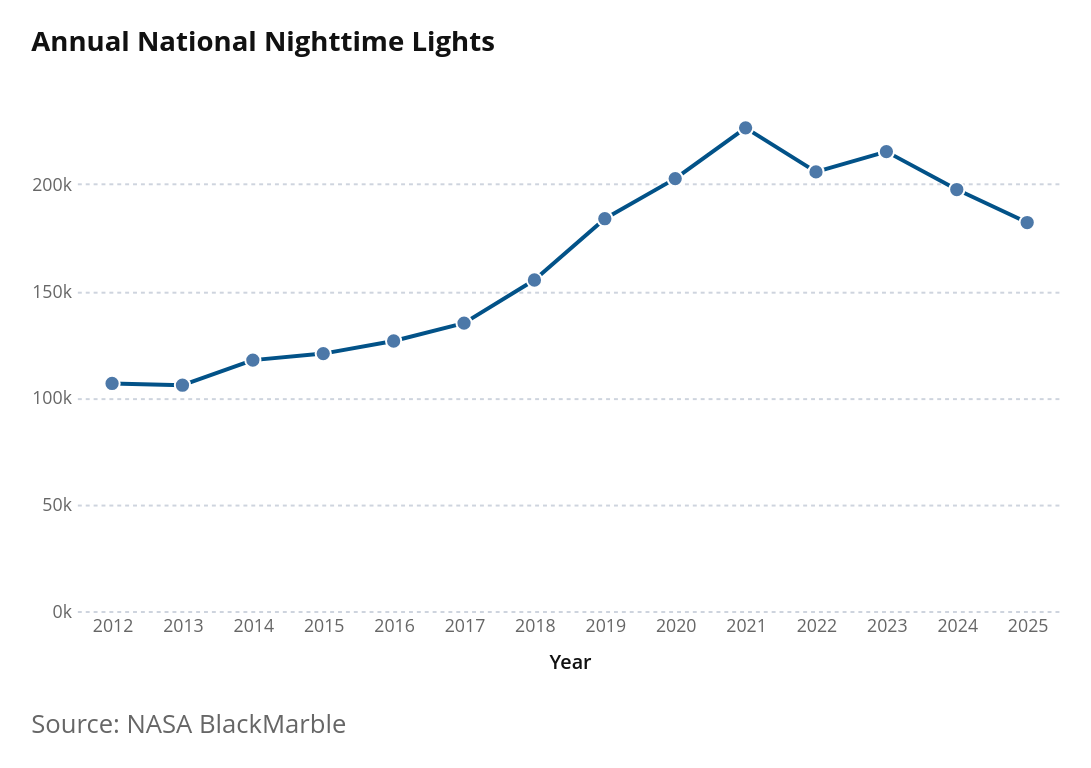

The notebook cell this image was saved under:
### Markdown cell above
### 1.1 Annual Trends in Nightlights

### Code cell
# Fig 1.1: Annual Trends in Nightlights
chart = (
    alt.Chart(ntl_annual_adm0.assign(year=lambda d: pd.to_datetime(d["date"]).dt.year))
    .mark_line(point=True, color="#025288", strokeWidth=2)
    .encode(
        x=alt.X(
            "year:O", title="Year", axis=alt.Axis(labelFontSize=9, titleFontSize=10)
        ),
        y=alt.Y(
            "ntl_sum:Q",
            title="",
            axis=alt.Axis(
                labelFontSize=9,
                titleFontSize=10,
                grid=True,
                gridDash=[2, 2],
                format="~s",
            ),
        ),
        tooltip=[
            alt.Tooltip("year:O", title="Year"),
            alt.Tooltip("ntl_sum:Q", format=",.0f", title="NTL Sum"),
        ],
    )
    .properties(
        width=500,
        height=260,
        title=alt.TitleParams(
            text="Annual National Nighttime Lights", fontSize=14, anchor="start"
        ),
    )
)
az.add_caption(chart, "Source: NASA BlackMarble")

### Figure 1 — Vega-Lite specification as saved in the notebook (floating-point values rounded to 4 significant figures)
{"config": {"background": "white", "padding": 15, "mark": {"tooltip": true}, "point": {"filled": true, "size": 60, "stroke": "white", "strokeWidth": 1}, "circle": {"filled": true, "stroke": "white", "strokeWidth": 1}, "square": {"filled": true, "stroke": "white", "strokeWidth": 1}, "line": {"strokeWidth": 4, "strokeCap": "round", "strokeJoin": "round"}, "bar": {"cornerRadiusEnd": 0}, "area": {"opacity": 0.7}, "arc": {"stroke": "white", "strokeWidth": 1}, "rect": {"stroke": "#8A969F", "strokeWidth": 0.5}, "geoshape": {"stroke": "#666666", "strokeWidth": 0.3, "strokeJoin": "round", "strokeCap": "round"}, "title": {"font": "Open Sans, sans-serif", "fontSize": 18, "fontWeight": 700, "lineHeight": 22, "color": "#111111", "anchor": "start", "offset": 21, "subtitleFont": "Open Sans, sans-serif", "subtitleFontSize": 15, "subtitleFontWeight": 400, "subtitleLineHeight": 18, "subtitleColor": "#666666", "subtitlePadding": 3}, "axis": {"domain": false, "grid": true, "gridColor": "#CED4DE", "gridDash": [4, 2], "gridWidth": 1, "labelFont": "Open Sans, sans-serif", "labelFontSize": 13, "labelFontWeight": 400, "labelColor": "#666666", "labelPadding": 3, "tickColor": "#CED4DE", "tickSize": 5, "tickCount": 5, "titleFont": "Open Sans, sans-serif", "titleFontSize": 13, "titleFontWeight": 600, "titleColor": "#111111", "titlePadding": 9}, "axisX": {"grid": false, "tickSize": 0, "labelAngle": 0}, "axisY": {"domain": false, "ticks": false, "gridColor": "#CED4DE", "gridDash": [4, 2], "gridWidth": 1}, "axisQuantitative": {"tickCount": 5}, "axisBand": {"labelPadding": 6, "tickSize": 0}, "axisTemporal": {"grid": false}, "legend": {"labelFont": "Open Sans, sans-serif", "labelFontSize": 13, "labelFontWeight": 600, "labelColor": "#111111", "titleFont": "Open Sans, sans-serif", "titleFontSize": 13, "titleFontWeight": 600, "titleColor": "#111111", "titlePadding": 3, "symbolSize": 196, "symbolStrokeWidth": 0, "padding": 15, "offset": 21, "columnPadding": 21, "orient": "bottom", "labelLimit": 200, "titleLimit": 200}, "view": {"stroke": null, "continuousWidth": 600, "continuousHeight": 400}, "range": {"category": ["#34A7F2", "#FF9800", "#664AB6", "#4EC2C0", "#F3578E", "#081079", "#0C7C68", "#AA0000", "#DDDA21"], "diverging": ["#920000", "#BD6126", "#E3A763", "#EFEFEF", "#80BDE7", "#3587C3", "#025288"], "heatmap": ["#E3F6FD", "#75CCEC", "#089BD4", "#0169A1", "#023B6F"], "ordinal": ["#E3F6FD", "#75CCEC", "#089BD4", "#0169A1", "#023B6F"], "ramp": ["#E3F6FD", "#75CCEC", "#089BD4", "#0169A1", "#023B6F"]}, "scale": {"bandPaddingInner": 0.2, "bandPaddingOuter": 0.1, "pointPadding": 0.5}, "header": {"labelFont": "Open Sans, sans-serif", "labelFontSize": 13, "labelFontWeight": 600, "labelColor": "#111111", "titleFont": "Open Sans, sans-serif", "titleFontSize": 15, "titleFontWeight": 600, "titleColor": "#111111"}, "concat": {"spacing": 18}, "facet": {"spacing": 18}, "selection": {"point": {"on": "click", "clear": "dblclick"}, "interval": {"mark": {"fill": "#0071BC", "fillOpacity": 0.15, "stroke": "#0071BC", "strokeWidth": 1}}}}, "vconcat": [{"mark": {"type": "line", "color": "#025288", "point": true, "strokeWidth": 2}, "encoding": {"tooltip": [{"field": "year", "title": "Year", "type": "ordinal"}, {"field": "ntl_sum", "format": ",.0f", "title": "NTL Sum", "type": "quantitative"}], "x": {"axis": {"labelFontSize": 9, "titleFontSize": 10}, "field": "year", "title": "Year", "type": "ordinal"}, "y": {"axis": {"format": "~s", "grid": true, "gridDash": [2, 2], "labelFontSize": 9, "titleFontSize": 10}, "field": "ntl_sum", "title": "", "type": "quantitative"}}, "height": 260, "title": {"text": "Annual National Nighttime Lights", "anchor": "start", "fontSize": 14}, "width": 500}], "data": {"name": "data-03a24ce9d3115644fc50ff18f1faf5d0"}, "title": {"text": "Source: NASA BlackMarble", "anchor": "start", "color": "#666666", "font": "Open Sans, sans-serif", "fontSize": 13, "fontWeight": 400, "lineHeight": 20, "offset": 21, "orient": "bottom"}, "$schema": "https://vega.github.io/schema/vega-lite/v6.1.0.json", "datasets": {"data-03a24ce9d3115644fc50ff18f1faf5d0": [{"ADM0_EN": "Myanmar", "ADM0_MY": null, "ADM0_PCODE": "MMR", "validOn": "2024-02-15", "validTo": null, "Shape_Leng": 184.1, "Shape_Area": 58.24, "AREA_SQKM": 668600.0, "ntl_sum": 106600.0, "date": "2012-01-01", "ntl_gf_5km_sum": 138.4, "ntl_nogf_5km_sum": 106400.0, "ntl_gf_10km_sum": 181.4, "ntl_nogf_10km_sum": 106400.0, "ntl_ind_5km_sum": 32160.0, "ntl_noind_5km_sum": 74120.0, "ntl_ind_10km_sum": 46450.0, "ntl_noind_10km_sum": 59950.0, "year": 2012, "OBJECTID": null}, {"ADM0_EN": "Myanmar", "ADM0_MY": null, "ADM0_PCODE": "MMR", "validOn": "2024-02-15", "validTo": null, "Shape_Leng": 184.1, "Shape_Area": 58.24, "AREA_SQKM": 668600.0, "ntl_sum": 105800.0, "date": "2013-01-01", "ntl_gf_5km_sum": 249.1, "ntl_nogf_5km_sum": 105500.0, "ntl_gf_10km_sum": 300.6, "ntl_nogf_10km_sum": 105500.0, "ntl_ind_5km_sum": 34040.0, "ntl_noind_5km_sum": 71460.0, "ntl_ind_10km_sum": 48680.0, "ntl_noind_10km_sum": 56920.0, "year": 2013, "OBJECTID": null}, {"ADM0_EN": "Myanmar", "ADM0_MY": null, "ADM0_PCODE": "MMR", "validOn": "2024-02-15", "validTo": null, "Shape_Leng": 184.1, "Shape_Area": 58.24, "AREA_SQKM": 668600.0, "ntl_sum": 117500.0, "date": "2014-01-01", "ntl_gf_5km_sum": 235.5, "ntl_nogf_5km_sum": 117300.0, "ntl_gf_10km_sum": 298.1, "ntl_nogf_10km_sum": 117200.0, "ntl_ind_5km_sum": 39610.0, "ntl_noind_5km_sum": 77570.0, "ntl_ind_10km_sum": 56030.0, "ntl_noind_10km_sum": 61290.0, "year": 2014, "OBJECTID": null}, {"ADM0_EN": "Myanmar", "ADM0_MY": null, "ADM0_PCODE": "MMR", "validOn": "2024-02-15", "validTo": null, "Shape_Leng": 184.1, "Shape_Area": 58.24, "AREA_SQKM": 668600.0, "ntl_sum": 120600.0, "date": "2015-01-01", "ntl_gf_5km_sum": 207.8, "ntl_nogf_5km_sum": 120400.0, "ntl_gf_10km_sum": 261.8, "ntl_nogf_10km_sum": 120300.0, "ntl_ind_5km_sum": 42660.0, "ntl_noind_5km_sum": 77560.0, "ntl_ind_10km_sum": 59440.0, "ntl_noind_10km_sum": 60940.0, "year": 2015, "OBJECTID": null}, {"ADM0_EN": "Myanmar", "ADM0_MY": null, "ADM0_PCODE": "MMR", "validOn": "2024-02-15", "validTo": null, "Shape_Leng": 184.1, "Shape_Area": 58.24, "AREA_SQKM": 668600.0, "ntl_sum": 126400.0, "date": "2016-01-01", "ntl_gf_5km_sum": 154.7, "ntl_nogf_5km_sum": 126300.0, "ntl_gf_10km_sum": 197.1, "ntl_nogf_10km_sum": 126200.0, "ntl_ind_5km_sum": 46160.0, "ntl_noind_5km_sum": 79930.0, "ntl_ind_10km_sum": 63880.0, "ntl_noind_10km_sum": 62370.0, "year": 2016, "OBJECTID": null}, {"ADM0_EN": "Myanmar", "ADM0_MY": null, "ADM0_PCODE": "MMR", "validOn": "2024-02-15", "validTo": null, "Shape_Leng": 184.1, "Shape_Area": 58.24, "AREA_SQKM": 668600.0, "ntl_sum": 134800.0, "date": "2017-01-01", "ntl_gf_5km_sum": 196.0, "ntl_nogf_5km_sum": 134600.0, "ntl_gf_10km_sum": 241.6, "ntl_nogf_10km_sum": 134600.0, "ntl_ind_5km_sum": 49890.0, "ntl_noind_5km_sum": 84530.0, "ntl_ind_10km_sum": 69570.0, "ntl_noind_10km_sum": 65040.0, "year": 2017, "OBJECTID": null}, {"ADM0_EN": "Myanmar", "ADM0_MY": null, "ADM0_PCODE": "MMR", "validOn": "2024-02-15", "validTo": null, "Shape_Leng": 184.1, "Shape_Area": 58.24, "AREA_SQKM": 668600.0, "ntl_sum": 155000.0, "date": "2018-01-01", "ntl_gf_5km_sum": 153.4, "ntl_nogf_5km_sum": 154900.0, "ntl_gf_10km_sum": 194.8, "ntl_nogf_10km_sum": 154800.0, "ntl_ind_5km_sum": 57990.0, "ntl_noind_5km_sum": 96580.0, "ntl_ind_10km_sum": 80810.0, "ntl_noind_10km_sum": 73930.0, "year": 2018, "OBJECTID": null}, {"ADM0_EN": "Myanmar", "ADM0_MY": null, "ADM0_PCODE": "MMR", "validOn": "2024-02-15", "validTo": null, "Shape_Leng": 184.1, "Shape_Area": 58.24, "AREA_SQKM": 668600.0, "ntl_sum": 183700.0, "date": "2019-01-01", "ntl_gf_5km_sum": 212.8, "ntl_nogf_5km_sum": 183500.0, "ntl_gf_10km_sum": 270.0, "ntl_nogf_10km_sum": 183500.0, "ntl_ind_5km_sum": 68960.0, "ntl_noind_5km_sum": 114200.0, "ntl_ind_10km_sum": 96920.0, "ntl_noind_10km_sum": 86470.0, "year": 2019, "OBJECTID": null}, {"ADM0_EN": "Myanmar", "ADM0_MY": null, "ADM0_PCODE": "MMR", "validOn": "2024-02-15", "validTo": null, "Shape_Leng": 184.1, "Shape_Area": 58.24, "AREA_SQKM": 668600.0, "ntl_sum": 202500.0, "date": "2020-01-01", "ntl_gf_5km_sum": 264.2, "ntl_nogf_5km_sum": 202200.0, "ntl_gf_10km_sum": 340.4, "ntl_nogf_10km_sum": 202200.0, "ntl_ind_5km_sum": 76370.0, "ntl_noind_5km_sum": 125600.0, "ntl_ind_10km_sum": 108200.0, "ntl_noind_10km_sum": 93890.0, "year": 2020, "OBJECTID": null}, {"ADM0_EN": "Myanmar", "ADM0_MY": null, "ADM0_PCODE": "MMR", "validOn": "2024-02-15", "validTo": null, "Shape_Leng": 184.1, "Shape_Area": 58.24, "AREA_SQKM": 668600.0, "ntl_sum": 226300.0, "date": "2021-01-01", "ntl_gf_5km_sum": 258.1, "ntl_nogf_5km_sum": 226000.0, "ntl_gf_10km_sum": 375.9, "ntl_nogf_10km_sum": 225900.0, "ntl_ind_5km_sum": 81280.0, "ntl_noind_5km_sum": 144400.0, "ntl_ind_10km_sum": 116600.0, "ntl_noind_10km_sum": 109300.0, "year": 2021, "OBJECTID": null}, {"ADM0_EN": "Myanmar", "ADM0_MY": null, "ADM0_PCODE": "MMR", "validOn": "2024-02-15", "validTo": null, "Shape_Leng": 184.1, "Shape_Area": 58.24, "AREA_SQKM": 668600.0, "ntl_sum": 205600.0, "date": "2022-01-01", "ntl_gf_5km_sum": 307.0, "ntl_nogf_5km_sum": 205300.0, "ntl_gf_10km_sum": 414.0, "ntl_nogf_10km_sum": 205200.0, "ntl_ind_5km_sum": 72830.0, "ntl_noind_5km_sum": 132200.0, "ntl_ind_10km_sum": 103800.0, "ntl_noind_10km_sum": 101400.0, "year": 2022, "OBJECTID": null}, {"ADM0_EN": "Myanmar", "ADM0_MY": null, "ADM0_PCODE": "MMR", "validOn": "2024-02-15", "validTo": null, "Shape_Leng": 184.1, "Shape_Area": 58.24, "AREA_SQKM": 668600.0, "ntl_sum": 215100.0, "date": "2023-01-01", "ntl_gf_5km_sum": 326.1, "ntl_nogf_5km_sum": 214800.0, "ntl_gf_10km_sum": 491.5, "ntl_nogf_10km_sum": 214700.0, "ntl_ind_5km_sum": 73660.0, "ntl_noind_5km_sum": 140900.0, "ntl_ind_10km_sum": 105200.0, "ntl_noind_10km_sum": 109500.0, "year": 2023, "OBJECTID": null}, {"ADM0_EN": "Myanmar", "ADM0_MY": null, "ADM0_PCODE": "MMR", "validOn": null, "validTo": null, "Shape_Leng": null, "Shape_Area": null, "AREA_SQKM": null, "ntl_sum": 197400.0, "date": "2024-01-01", "ntl_gf_5km_sum": null, "ntl_nogf_5km_sum": null, "ntl_gf_10km_sum": null, "ntl_nogf_10km_sum": null, "ntl_ind_5km_sum": 76880.0, "ntl_noind_5km_sum": 127000.0, "ntl_ind_10km_sum": 105600.0, "ntl_noind_10km_sum": 95600.0, "year": 2024, "OBJECTID": 1.0}, {"ADM0_EN": "Myanmar", "ADM0_MY": null, "ADM0_PCODE": "MMR", "validOn": null, "validTo": null, "Shape_Leng": null, "Shape_Area": null, "AREA_SQKM": null, "ntl_sum": 181900.0, "date": "2025-01-01", "ntl_gf_5km_sum": null, "ntl_nogf_5km_sum": null, "ntl_gf_10km_sum": null, "ntl_nogf_10km_sum": null, "ntl_ind_5km_sum": 75080.0, "ntl_noind_5km_sum": 112700.0, "ntl_ind_10km_sum": 102500.0, "ntl_noind_10km_sum": 83010.0, "year": 2025, "OBJECTID": 1.0}]}}
